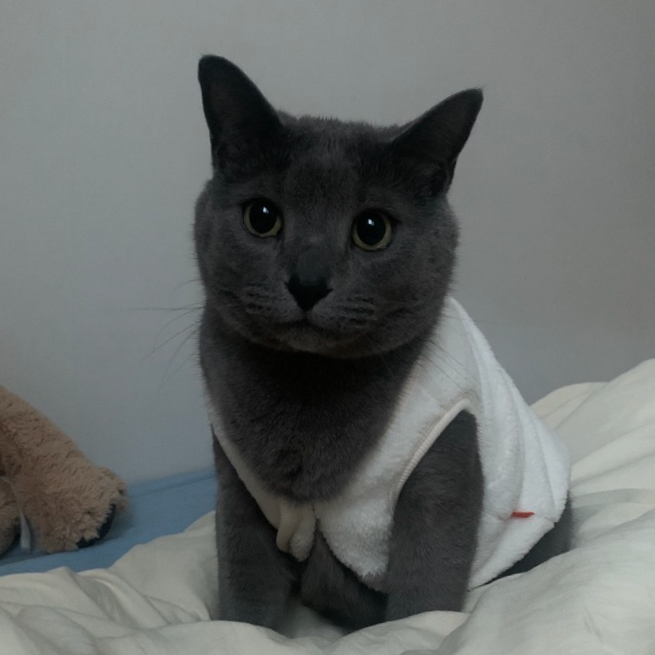
#> input picture day23/image.png, 655 x 655 px
$ python src.py   (older library calls are emulated)
#> lines starting #> are read from the running program, lines starting #| are printed output that depends on the picture
# [677 lines of commented-out code are left out]
from sklearn.cluster import KMeans
from sklearn.cluster import MeanShift
from sklearn.metrics.pairwise import euclidean_distances
import cv2
import numpy as np
import matplotlib.pyplot as plt

def clustering_segmentation_demo():
    image = cv2.imread('image.png')
#> image is the input picture: shape (655, 655, 3); mean B, G, R 104.5, 105.6, 101.8
    image_rgb = cv2.cvtColor(image, cv2.COLOR_BGR2RGB)
    pixel_values = image_rgb.reshape((-1, 3))
    pixel_values = np.float32(pixel_values)

    k = 5

    kmeans = KMeans(n_clusters=k, random_state=42)
    labels = kmeans.fit_predict(pixel_values)

    centers = np.uint8(kmeans.cluster_centers_)

    segmented_image = centers[labels.flatten()]

    segmented_image = segmented_image.reshape(image_rgb.shape)
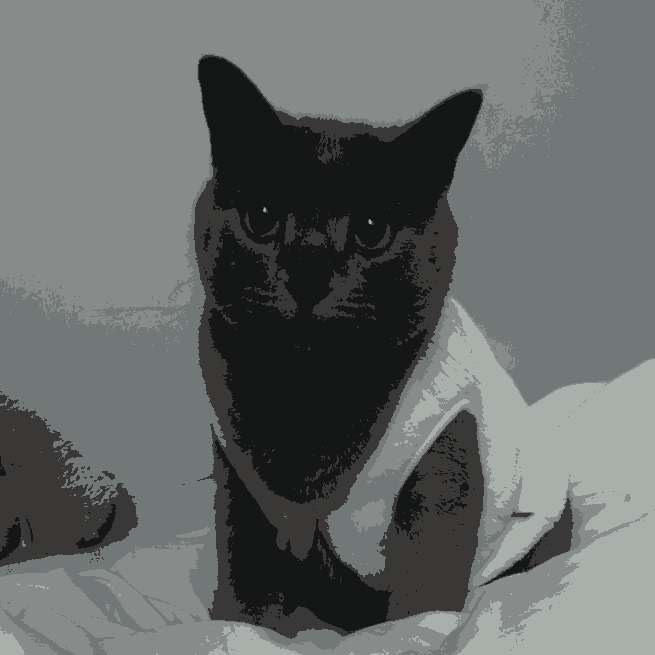
#> segmented_image: shape (655, 655, 3); mean R, G, B 101.1, 104.8, 104.2

    # mean shift 클러스터링
    # 1. 이미지 크기 줄여서 계산 속도 향상(시간여유가 있음 안해도 됨)
    small_image = cv2.resize(image_rgb, (image_rgb.shape[1]//2, image_rgb.shape[0]//2))
    small_pixel_values = small_image.reshape((-1, 3))
    small_pixel_values = np.float32(small_pixel_values)

    # 2. 픽셀 샘플링
    sample_size = min(10000, len(small_pixel_values))
#> sample_size = 10000
    sample_indices = np.random.choice(len(small_pixel_values), sample_size, replace=False)
#> sample_indices = 10000 values, max 106928 at index 8431, min 3 at index 3574, mean 53397.3
    sampled_pixels = small_pixel_values[sample_indices]

    # 3. mean shift 클러스터링 수행
    mean_shift = MeanShift(bandwidth=30)
#> (the run stopped early here; a loop or call above may not have finished)
